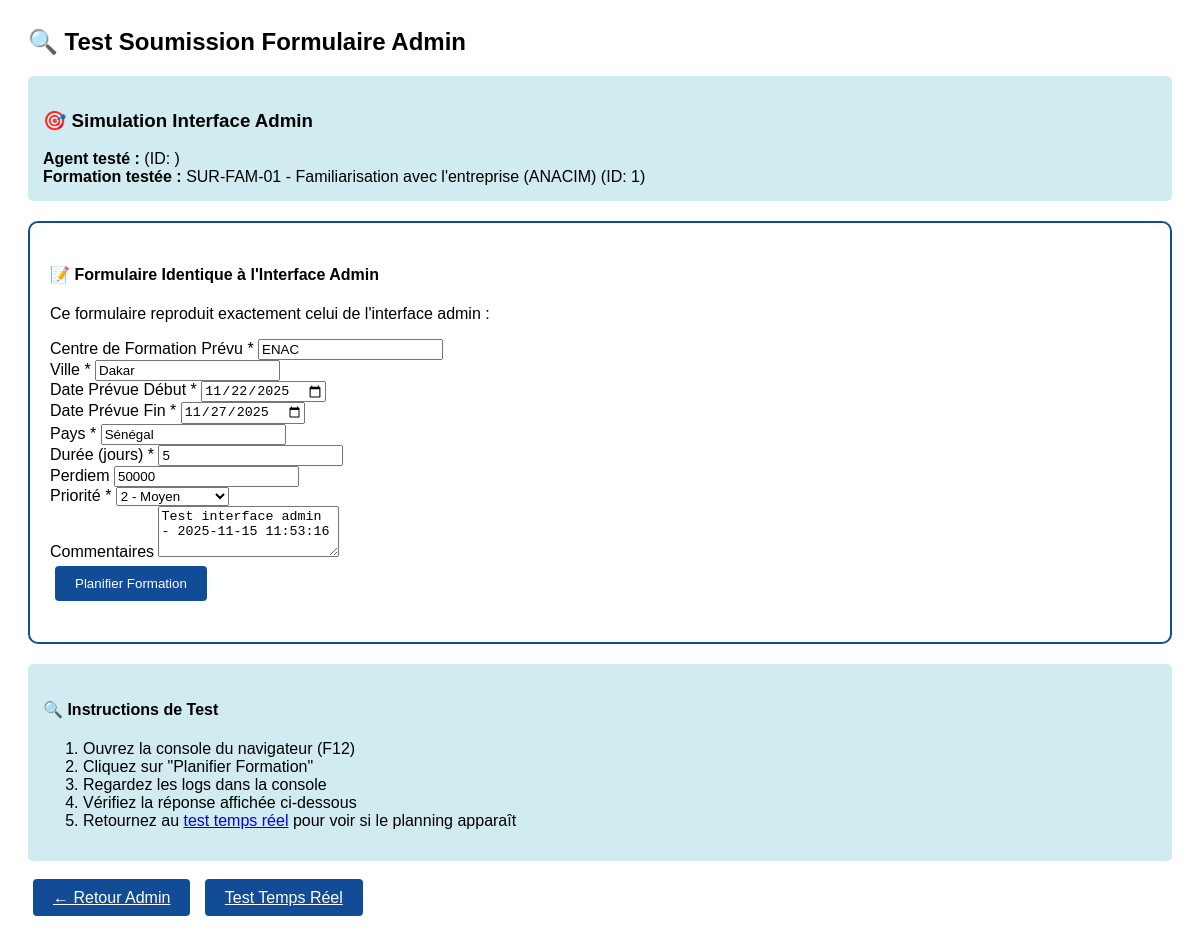
/test_form_submission.php, run on the app's committed database.
### tables this page shows
CREATE TABLE formations (
    id INT AUTO_INCREMENT PRIMARY KEY,
    numero VARCHAR(20) NOT NULL,
    intitule VARCHAR(255) NOT NULL,
    code VARCHAR(50) NOT NULL UNIQUE,
    ressource ENUM('Interne', 'Externe', 'Interne/Externe') NOT NULL,
    periodicite_mois INT NOT NULL,
    categorie ENUM('FAMILIARISATION', 'FORMATION_INITIALE', 'FORMATION_COURS_EMPLOI', 'FORMATION_TECHNIQUE') NOT NULL,
    created_at TIMESTAMP DEFAULT CURRENT_TIMESTAMP
);

### test_form_submission.php (the view, shortened to what this page needs)
<?php
$database = new Database();
$pdo = $database->getConnection();
echo "<h2>🔍 Test Soumission Formulaire Admin</h2>";
$stmt = $pdo->prepare("SELECT * FROM agents WHERE id = 5");
$stmt->execute();
$agent = $stmt->fetch();
$stmt = $pdo->prepare("SELECT * FROM formations WHERE id = 1");
$stmt->execute();
$formation = $stmt->fetch();
echo "<div class='info'>";
echo "<h3>🎯 Simulation Interface Admin</h3>";
echo "<strong>Agent testé :</strong> {$agent['nom']} {$agent['prenom']} (ID: {$agent['id']})<br>";
echo "<strong>Formation testée :</strong> {$formation['code']} - {$formation['intitule']} (ID: {$formation['id']})";
echo "</div>";
?>
<div class="test-form">
    <h4>📝 Formulaire Identique à l'Interface Admin</h4>
    <p>Ce formulaire reproduit exactement celui de l'interface admin :</p>
    <form id="planificationFormAgent" method="POST">
        <div class="row">
            <div class="col-md-6">
                <label class="form-label">Centre de Formation Prévu *</label>
                <input type="text" class="form-control" name="centre_formation_prevu" value="ENAC" required>
            </div>
            <div class="col-md-6">
                <label class="form-label">Ville *</label>
                <input type="text" class="form-control" name="ville" value="Dakar" required>
            </div>
        </div>
        <div class="row mt-3">
            <div class="col-md-6">
                <label class="form-label">Date Prévue Début *</label>
                <input type="date" class="form-control" name="date_prevue_debut" value="<?= date('Y-m-d', strtotime('+7 days')) ?>" required>
            </div>
            <div class="col-md-6">
                <label class="form-label">Date Prévue Fin *</label>
                <input type="date" class="form-control" name="date_prevue_fin" value="<?= date('Y-m-d', strtotime('+12 days')) ?>" required>
            </div>
        </div>
        <div class="row mt-3">
            <div class="col-md-6">
                <label class="form-label">Pays *</label>
                <input type="text" class="form-control" name="pays" value="Sénégal" required>
            </div>
            <div class="col-md-6">
                <label class="form-label">Durée (jours) *</label>
                <input type="number" class="form-control" name="duree" value="5" required>
            </div>
        </div>
        <div class="row mt-3">
            <div class="col-md-6">
                <label class="form-label">Perdiem</label>
                <input type="number" class="form-control" name="perdiem" value="50000">
            </div>
            <div class="col-md-6">
                <label class="form-label">Priorité *</label>
                <select class="form-select" name="priorite" required>
                    <option value="2" selected>2 - Moyen</option>
                </select>
            </div>
        </div>
        <div class="mt-3">
            <label class="form-label">Commentaires</label>
            <textarea class="form-control" name="commentaires" rows="3">Test interface admin - <?= date('Y-m-d H:i:s') ?></textarea>
        </div>
        <div class="mt-4">
            <button type="submit" class="btn btn-primary">
                <i class="fas fa-calendar-plus"></i> Planifier Formation
            </button>
        </div>
    </form>
</div>
<div class="info">
    <h4>🔍 Instructions de Test</h4>
    <ol>
        <li>Ouvrez la console du navigateur (F12)</li>
        <li>Cliquez sur "Planifier Formation"</li>
        <li>Regardez les logs dans la console</li>
        <li>Vérifiez la réponse affichée ci-dessous</li>
        <li>Retournez au <a href="test_planning_real_time.php" target="_blank">test temps réel</a> pour voir si le planning apparaît</li>
    </ol>
</div>
<a href="admin.php" class="btn btn-primary">← Retour Admin</a>
<a href="test_planning_real_time.php" class="btn btn-primary">Test Temps Réel</a>

### test_form_submission.php (style rules this page uses)
.info { background: #d1ecf1; padding: 15px; margin: 10px 0; border-radius: 5px; }
.btn { padding: 10px 20px; margin: 5px; border: none; border-radius: 4px; cursor: pointer; }
.btn-primary { background: #124c97; color: white; }
.test-form { border: 2px solid #124c97; padding: 20px; margin: 20px 0; border-radius: 10px; }

### data on the page
formations: code "SUR-FAM-01", intitule "Familiarisation avec l'entreprise (ANACIM)", id "1"
